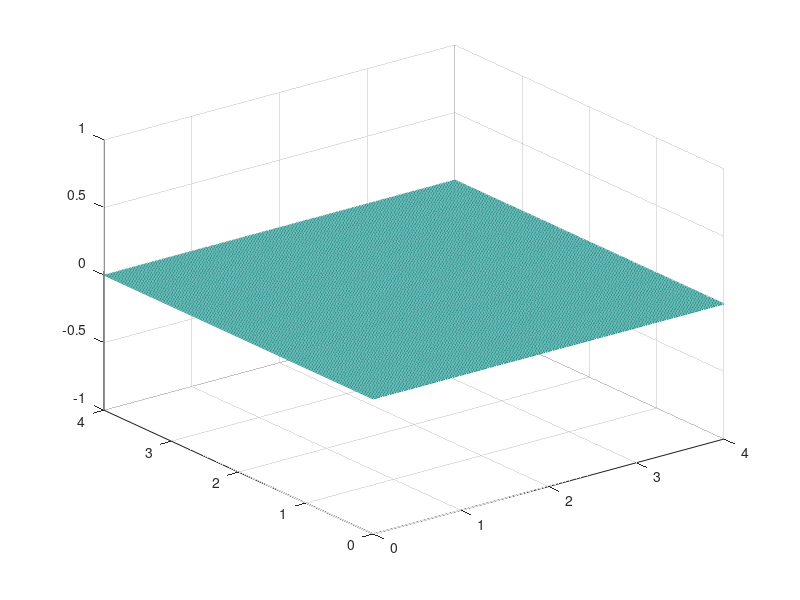

This chart was generated by the following MATLAB code: (Note: this script raises an error after producing the figure.)
deltaX = .01;
deltaT = .01;
c = 1;
lam = (c*deltaT/deltaX)^2;
alpha = 0;
beta = 1;
gamma = 0;

nFrames = 400;

xLeft = 0;
xRight = 4;
yLeft = 0;
yRight = 4;
y = linspace(yRight, yLeft, 201);
x = linspace(xRight, xLeft, 201);
n = length(x);
uPast = zeros(n,n);
uCur = zeros(n,n);
uFut = zeros(n,n);

mesh(x,y,uCur);
drawnow
for t = 1:50
    for j = 1:n
        for i = 1:n
            if i == 1
                uFut(i,j) = leftBoundary(t, deltaT);
            elseif i == n || j == 1 || j == n
                uFut(i,j) = 0;
            else
                uFut(i,j) = (2-4*lam)*uCur(i,j) + lam*(uCur(i-1,j) + uCur(i+1,j) + uCur(i,j-1) + uCur(i,j+1)) - uPast(i,j);
            end
        end
    end
    
    mesh(x,y,uCur),xlabel('X axis'), ylabel('Y axis');
    drawnow

    uPast = uCur;
    uCur = uFut;
    disp(uCur(2,2));
end